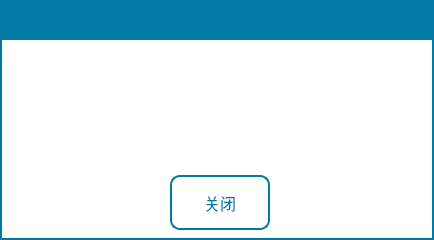
<?xml version="1.0" encoding="UTF-8"?>
<ui version="4.0">
 <class>InfoBox</class>
 <widget class="QDialog" name="InfoBox">
  <property name="geometry">
   <rect>
    <x>0</x>
    <y>0</y>
    <width>434</width>
    <height>240</height>
   </rect>
  </property>
  <property name="windowTitle">
   <string>Dialog</string>
  </property>
  <property name="styleSheet">
   <string notr="true">QDialog{
border:2px solid rgb(0, 122, 165);
border-radius:0px;
background-color: rgb(255, 255, 255);
}
QToolButton{
font: 12pt &quot;DejaVu Sans&quot;;
color:rgb(0, 122, 165);
border:2px solid rgb(0, 122, 165);
border-radius:10px;
background-color: rgb(255, 255, 255);
}
QLabel{
font: 15pt &quot;DejaVu Sans&quot;;
color: rgb(0, 122, 165);
}
</string>
  </property>
  <widget class="QToolButton" name="pBtn_ok">
   <property name="geometry">
    <rect>
     <x>170</x>
     <y>175</y>
     <width>100</width>
     <height>55</height>
    </rect>
   </property>
   <property name="font">
    <font>
     <family>DejaVu Sans</family>
     <pointsize>12</pointsize>
     <weight>50</weight>
     <italic>false</italic>
     <bold>false</bold>
    </font>
   </property>
   <property name="text">
    <string>关闭</string>
   </property>
   <property name="icon">
    <iconset resource="../image.qrc">
     <normaloff>:/Image/close.png</normaloff>:/Image/close.png</iconset>
   </property>
   <property name="iconSize">
    <size>
     <width>30</width>
     <height>30</height>
    </size>
   </property>
   <property name="toolButtonStyle">
    <enum>Qt::ToolButtonTextBesideIcon</enum>
   </property>
  </widget>
  <widget class="QLabel" name="lb_context">
   <property name="geometry">
    <rect>
     <x>10</x>
     <y>55</y>
     <width>410</width>
     <height>100</height>
    </rect>
   </property>
   <property name="font">
    <font>
     <family>文泉驿等宽微米黑</family>
     <pointsize>18</pointsize>
     <weight>50</weight>
     <italic>false</italic>
     <bold>false</bold>
    </font>
   </property>
   <property name="styleSheet">
    <string notr="true">font: 18pt &quot;文泉驿等宽微米黑&quot;;
color: rgb(0, 122, 165);</string>
   </property>
   <property name="text">
    <string/>
   </property>
   <property name="alignment">
    <set>Qt::AlignCenter</set>
   </property>
   <property name="wordWrap">
    <bool>true</bool>
   </property>
  </widget>
  <widget class="QLabel" name="lb_title">
   <property name="geometry">
    <rect>
     <x>0</x>
     <y>0</y>
     <width>434</width>
     <height>40</height>
    </rect>
   </property>
   <property name="styleSheet">
    <string notr="true">font: 18pt &quot;文泉驿等宽微米黑&quot;;
color: rgb(255, 255, 255);
background-color: rgb(0, 122, 165);</string>
   </property>
   <property name="text">
    <string/>
   </property>
  </widget>
 </widget>
 <resources>
  <include location="../image.qrc"/>
 </resources>
 <connections/>
</ui>
